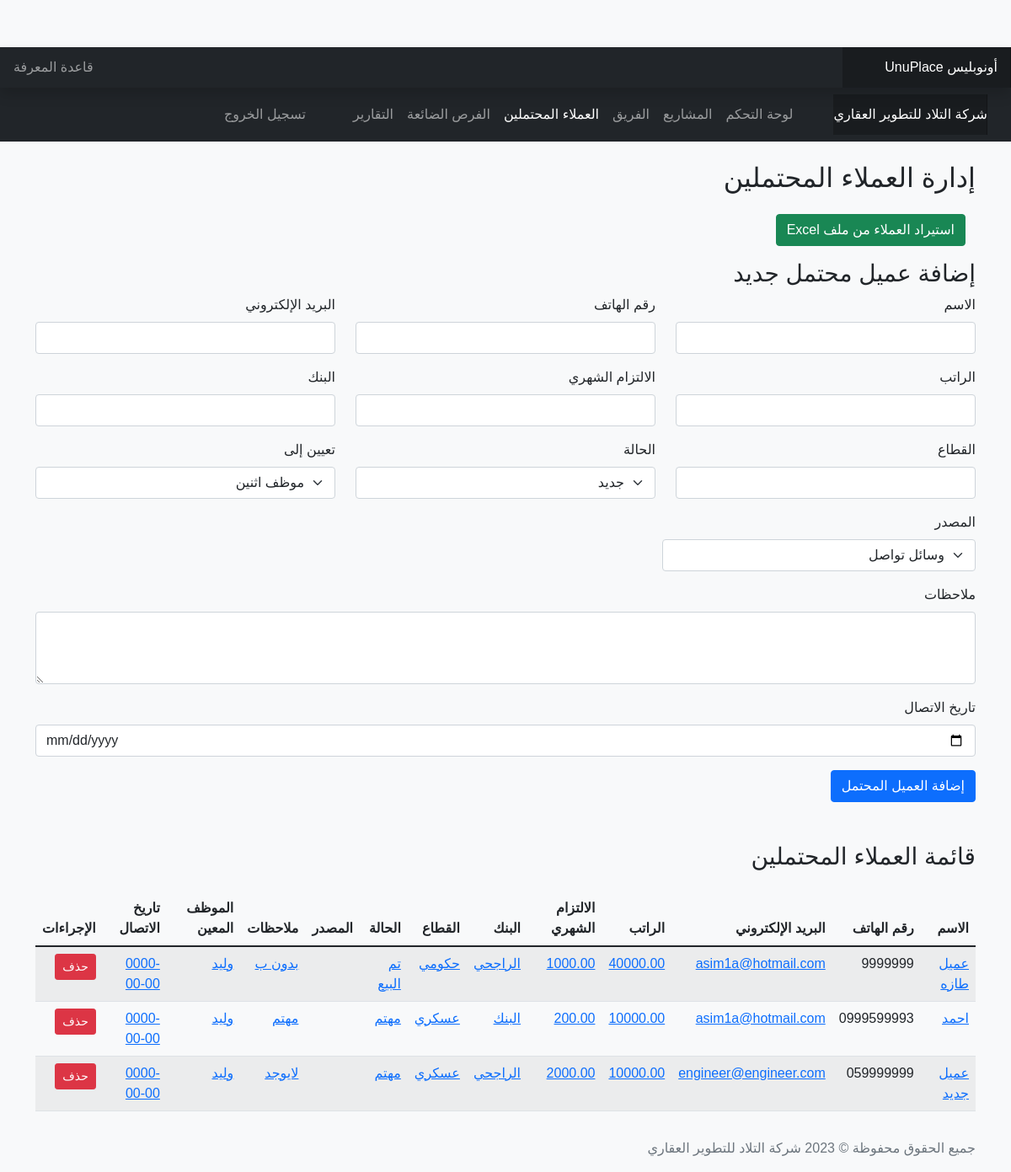
The page /admin/potential_clients.php (signed in) on the database as committed earlier.
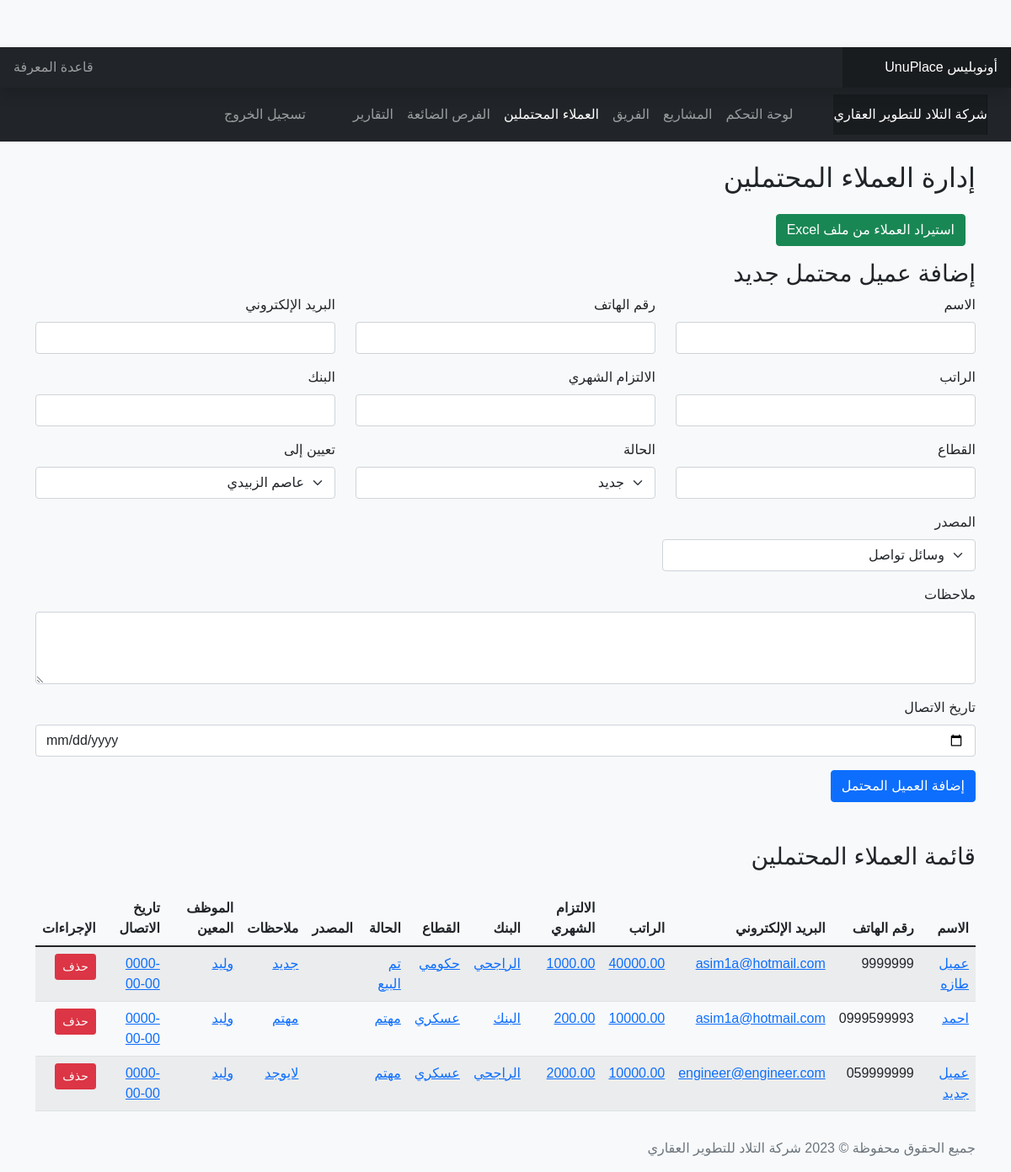
The same page on the database as committed later.
### tables this page shows
CREATE TABLE `potential_clients` (
  `id` int(11) NOT NULL,
  `name` varchar(100) NOT NULL,
  `phone` varchar(20) NOT NULL,
  `salary` decimal(10,2) DEFAULT NULL,
  `monthly_commitment` decimal(10,2) DEFAULT NULL,
  `bank` text DEFAULT NULL,
  `sector` text DEFAULT NULL,
  `status` text DEFAULT NULL,
  `notes` text DEFAULT NULL,
  `contact_date` date DEFAULT NULL,
  `assigned_to` int(11) DEFAULT NULL,
  `created_at` timestamp NOT NULL DEFAULT current_timestamp(),
  `email` varchar(128) DEFAULT NULL,
  `source` text DEFAULT NULL
);

CREATE TABLE `users` (
  `id` int(11) NOT NULL,
  `username` varchar(50) NOT NULL,
  `password` varchar(255) NOT NULL,
  `full_name` varchar(100) NOT NULL,
  `email` varchar(100) NOT NULL,
  `phone` varchar(20) NOT NULL,
  `role` enum('admin','employee') NOT NULL,
  `project_id` int(11) DEFAULT NULL,
  `created_at` timestamp NOT NULL DEFAULT current_timestamp(),
  `daily_call_target` int(11) DEFAULT NULL,
  `monthly_sales_target` int(11) DEFAULT NULL,
  `monthly_visit_target` int(11) DEFAULT NULL,
  `monthly_call_target` int(11) DEFAULT NULL
);

### includes/functions.php (called while the page is built, shortened)
<?php
function get_all_potential_clients($pdo) {
    $sql = "SELECT * FROM potential_clients ORDER BY created_at DESC";
    $stmt = $pdo->query($sql);
    return $stmt->fetchAll(PDO::FETCH_ASSOC);
}
function get_employee_name($pdo, $employee_id) {
    $sql = "SELECT full_name FROM users WHERE id = ?";
    $stmt = $pdo->prepare($sql);
    $stmt->execute([$employee_id]);
    $result = $stmt->fetch(PDO::FETCH_ASSOC);
    return $result ? $result['full_name'] : 'غير معين';
}
function get_all_employees($pdo) {
    $stmt = $pdo->query("SELECT id, username, full_name, email, phone, role, project_id, daily_call_target, monthly_call_target, monthly_sales_target, monthly_visit_target FROM users WHERE role = 'employee' ORDER BY full_name");
    return $stmt->fetchAll(PDO::FETCH_ASSOC) ?: [];
}

### admin/potential_clients.php (the view, shortened to what the changed rows need)
<?php
require_once '../includes/functions.php';
require_once '../config/database.php';
$potential_clients = get_all_potential_clients($pdo);
$employees = get_all_employees($pdo);
?>
<!DOCTYPE html>
<html lang="ar" dir="rtl">
<head>
    <link href="https://cdn.jsdelivr.net/npm/bootstrap@5.1.3/dist/css/bootstrap.min.css" rel="stylesheet">
    <link href="https://cdn.jsdelivr.net/npm/x-editable@1.5.1/dist/bootstrap3-editable/css/bootstrap-editable.css" rel="stylesheet">
    <link href="../assets/css/style.css" rel="stylesheet">
</head>
<body>
    <div class="container mt-4">
        <h2>إدارة العملاء المحتملين</h2>
        <form method="POST">
            <div class="row">
                <div class="col-md-4 mb-3">
                    <label for="assigned_to" class="form-label">تعيين إلى</label>
                    <select class="form-select" id="assigned_to" name="assigned_to">
                        <?php foreach ($employees as $employee): ?>
                            <option value="<?php echo $employee['id']; ?>"><?php echo htmlspecialchars($employee['full_name']); ?></option>
                        <?php endforeach; ?>
                    </select>
                </div>
            </div>
        </form>
<div class="table-responsive mt-4">
            <table class="table table-striped">
                <thead>
                    <tr>
                        <th>الاسم</th>
                        <th>رقم الهاتف</th>
                        <th>البريد الإلكتروني</th>
                        <th>الراتب</th>
                        <th>الالتزام الشهري</th>
                        <th>البنك</th>
                        <th>القطاع</th>
                        <th>الحالة</th>
                        <th>المصدر</th>
                        <th>ملاحظات</th>
                        <th>الموظف المعين</th>
                        <th>تاريخ الاتصال</th>
                        <th>الإجراءات</th>
                    </tr>
                </thead>
                <tbody>
    <?php foreach ($potential_clients as $client): ?>
    <tr>
        <td><a href="client_details.php?id=<?php echo $client['id']; ?>"><?php echo htmlspecialchars($client['name']); ?></a></td>
        <td><?php echo htmlspecialchars($client['phone']); ?></td>
        <td><a href="#" class="editable" data-type="text" data-pk="<?php echo $client['id']; ?>" data-name="email"><?php echo htmlspecialchars($client['email']); ?></a></td>
        <td><a href="#" class="editable" data-type="number" data-pk="<?php echo $client['id']; ?>" data-name="salary"><?php echo htmlspecialchars($client['salary']); ?></a></td>
        <td><a href="#" class="editable" data-type="number" data-pk="<?php echo $client['id']; ?>" data-name="monthly_commitment"><?php echo htmlspecialchars($client['monthly_commitment']); ?></a></td>
        <td><a href="#" class="editable" data-type="text" data-pk="<?php echo $client['id']; ?>" data-name="bank"><?php echo htmlspecialchars($client['bank']); ?></a></td>
        <td><a href="#" class="editable" data-type="text" data-pk="<?php echo $client['id']; ?>" data-name="sector"><?php echo htmlspecialchars($client['sector']); ?></a></td>
        <td><a href="#" class="editable" data-type="select" data-pk="<?php echo $client['id']; ?>" data-name="status" data-source='{"جديد":"جديد","متابعة":"متابعة","مهتم":"مهتم","غير مهتم":"غير مهتم","تم الحجز":"تم الحجز","تم البيع":"تم البيع"}'><?php echo htmlspecialchars($client['status']); ?></a></td>
        <td><a href="#" class="editable" data-type="text" data-pk="<?php echo $client['id']; ?>" data-name="source"><?php echo htmlspecialchars($client['source']); ?></a></td>
                        <td><a href="#" class="editable" data-type="text" data-pk="<?php echo $client['id']; ?>" data-name="notes"><?php echo htmlspecialchars($client['notes']); ?></a></td>
                        <td>
                            <a href="#" class="editable" data-type="select" data-pk="<?php echo $client['id']; ?>" data-name="assigned_to" data-source='<?php echo json_encode(array_reduce($employees, function($result, $employee) {
                                $result[$employee['id']] = $employee['full_name'];
                                return $result;
                            }, [])); ?>'>
                                <?php echo htmlspecialchars(get_employee_name($pdo, $client['assigned_to'])); ?>
                            </a>
                        </td>
        <td><a href="#" class="editable" data-type="date" data-pk="<?php echo $client['id']; ?>" data-name="contact_date"><?php echo htmlspecialchars($client['contact_date']); ?></a></td>
        <td>
            <form method="POST" class="d-inline" onsubmit="return confirm('هل أنت متأكد من حذف هذا العميل المحتمل؟');">
                <button type="submit" name="delete_client" class="btn btn-sm btn-danger">حذف</button>
            </form>
        </td>
    </tr>
    <?php endforeach; ?>
</tbody>
            </table>
        </div>
    </div>
</body>
</html>

Rows that differ between the two databases and show on the page:
changed potential_clients "عميل طازه": notes "بدون ب" → "جديد"
Other text that changed with them:
form field assigned_to: "موظف اثنين" → "عاصم الزبيدي"
